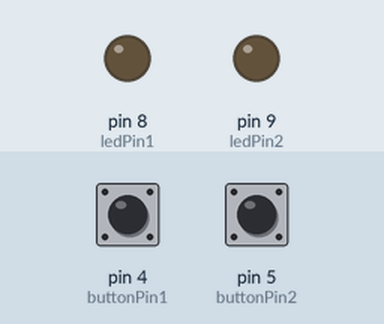
Bench run of a sketch on a simulated Arduino Uno, built with avr-gcc and run on an emulated ATmega328P. Shown: output pins drawn as LEDs (lit = HIGH). Inputs (shaded band) come from the test bench; at power-on: pin 4 (buttonPin1) HIGH, pin 5 (buttonPin2) HIGH. No radio packets arrive unless stated.

Above: at 1.2 s.
1.3 s: pin 4 (buttonPin1) pulled LOW for 3.2 s
At 1.8 s:
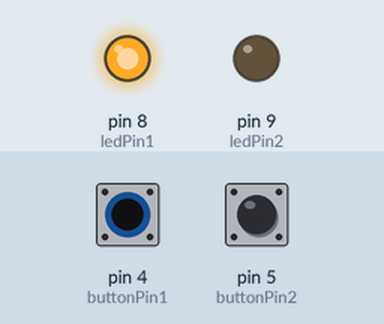
7.0 s: pin 5 (buttonPin2) pulled LOW for 0.15 s
At 7.3 s:
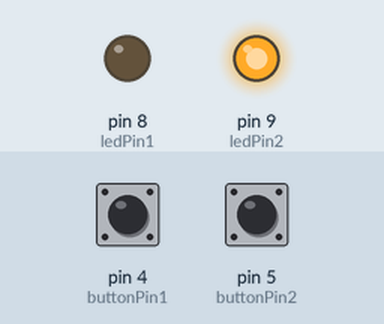
9.5 s: pin 5 (buttonPin2) pulled LOW for 3.2 s
At 15.1 s:
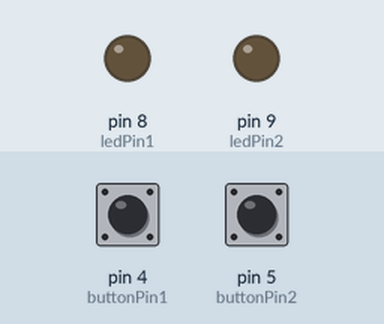
Timing chart, 0 to 16.6 s (numbered marks = the images above; inputs shaded):
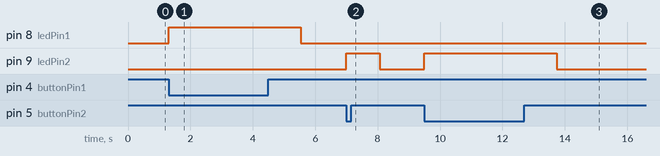

The sketch:

transmitter_RH.ino
```cpp
#include <RH_ASK.h>
#include <SPI.h>

RH_ASK driver;

#define buttonPin1 4
#define buttonPin2 5
#define ledPin1 8
#define ledPin2 9

bool buttonPress1 = false;
bool buttonPress2 = false;
int buttonState1 = 0;
int buttonState2 = 0;

void setup(){
    Serial.begin(9600);    // Debugging only
    if (!driver.init())
         Serial.println("init failed");
   pinMode(buttonPin1, INPUT_PULLUP);
   pinMode(buttonPin2, INPUT_PULLUP);
   pinMode(ledPin1, OUTPUT);
   pinMode(ledPin2, OUTPUT);
   digitalWrite(ledPin1, LOW);
   digitalWrite(ledPin2, LOW);
 }

void loop(){
  const char *flickDown = "0";
  const char *flickUp= "1";

  buttonState1 = digitalRead(buttonPin1);
  buttonState2 = digitalRead(buttonPin2);

  if(buttonState1 == LOW){
    buttonPress1 = true;
    digitalWrite(ledPin1, HIGH);
  }

  if(buttonPress1 == true){
     driver.send((uint8_t *)flickDown, strlen(flickDown));
     driver.waitPacketSent();
     delay(1000);   //Wait for 1 second
     buttonPress1 = false;
     digitalWrite(ledPin1, LOW);
  }
  if(buttonState2 == LOW){
    buttonPress2 = true;
    digitalWrite(ledPin2, HIGH);
  }
  if(buttonPress2 == true){
     driver.send((uint8_t *)flickUp, strlen(flickUp));
     driver.waitPacketSent();
     delay(1000);   //Wait for 1 second
     buttonPress2 = false;
     digitalWrite(ledPin2, LOW);
  }
 }
```

Measured:
- after the input at 1.3 s, pin 8 (ledPin1): LOW → HIGH at once, → LOW 4.2 s later
- after the input at 7.0 s, pin 9 (ledPin2): LOW → HIGH at once, → LOW 1.1 s later
- after the input at 9.5 s, pin 9 (ledPin2): LOW → HIGH at once, → LOW 4.2 s later
